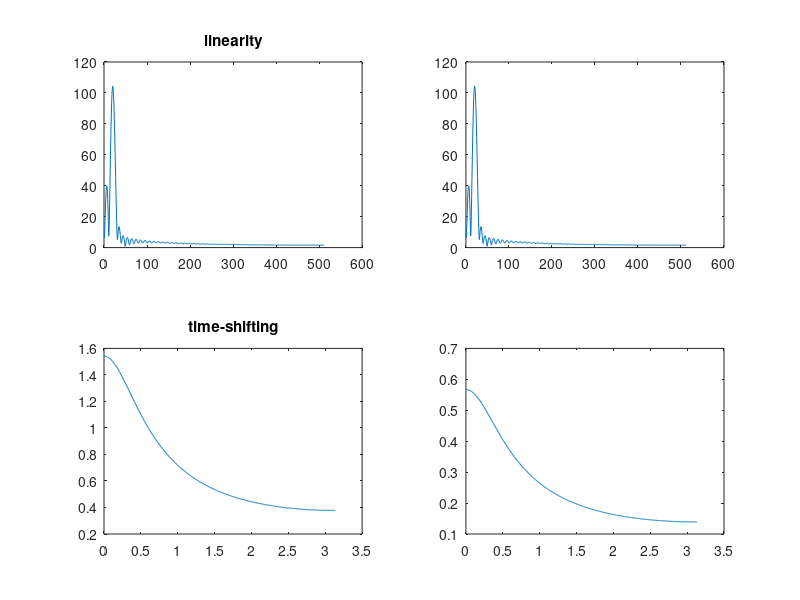

MATLAB code for this plot:
clear all
close all


npointfr = 100;
f = 1;
a = 4;
b = 2;
% [h, w] = freqz(bx, ay, n samples taken from DTFT);

for n = 1:npointfr;
    g(n) = exp(-0.5 * n);
end
N = length(g);
for n = 1:npointfr;
    h(n) = sin(2 * pi * n / (N / 2));
end
y = a * g + b * h;

G = freqz(g);
H = freqz(h);
Y = a * G + b * H;
[Y2, w1] = freqz(y);
subplot(2,2,1);plot(abs(Y));title('linearity');
subplot(2,2,2);plot(abs(Y2));

n0 = 2;
% y2 = g2;
% y2(n+n0) = g2(n+n0);
% for n = 1:npointfr-n0;
%     y2(n) = g(n+n0);
% end
y2 = g(3:end);
Y2 = G;
[Y22, w] = freqz(y2);
subplot(2,2,3);plot(w1, abs(exp(-i * w1 * 2) .* Y2));title('time-shifting');
subplot(2,2,4);plot(w, abs(Y22));


